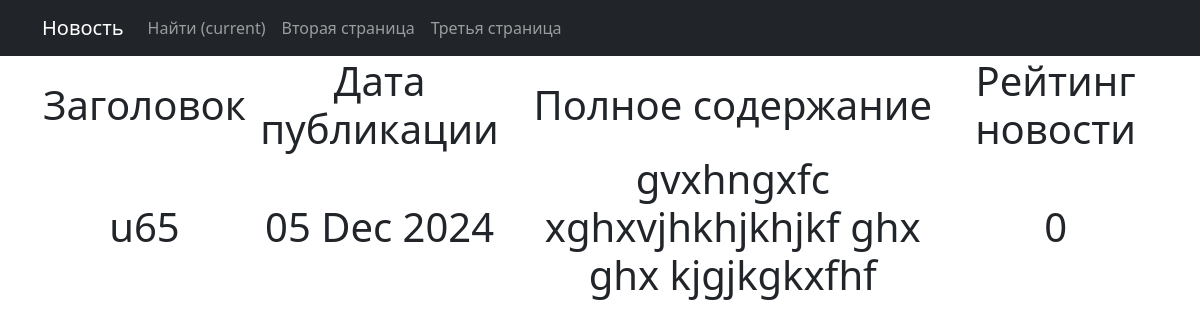
The app's page /news/20, older data.
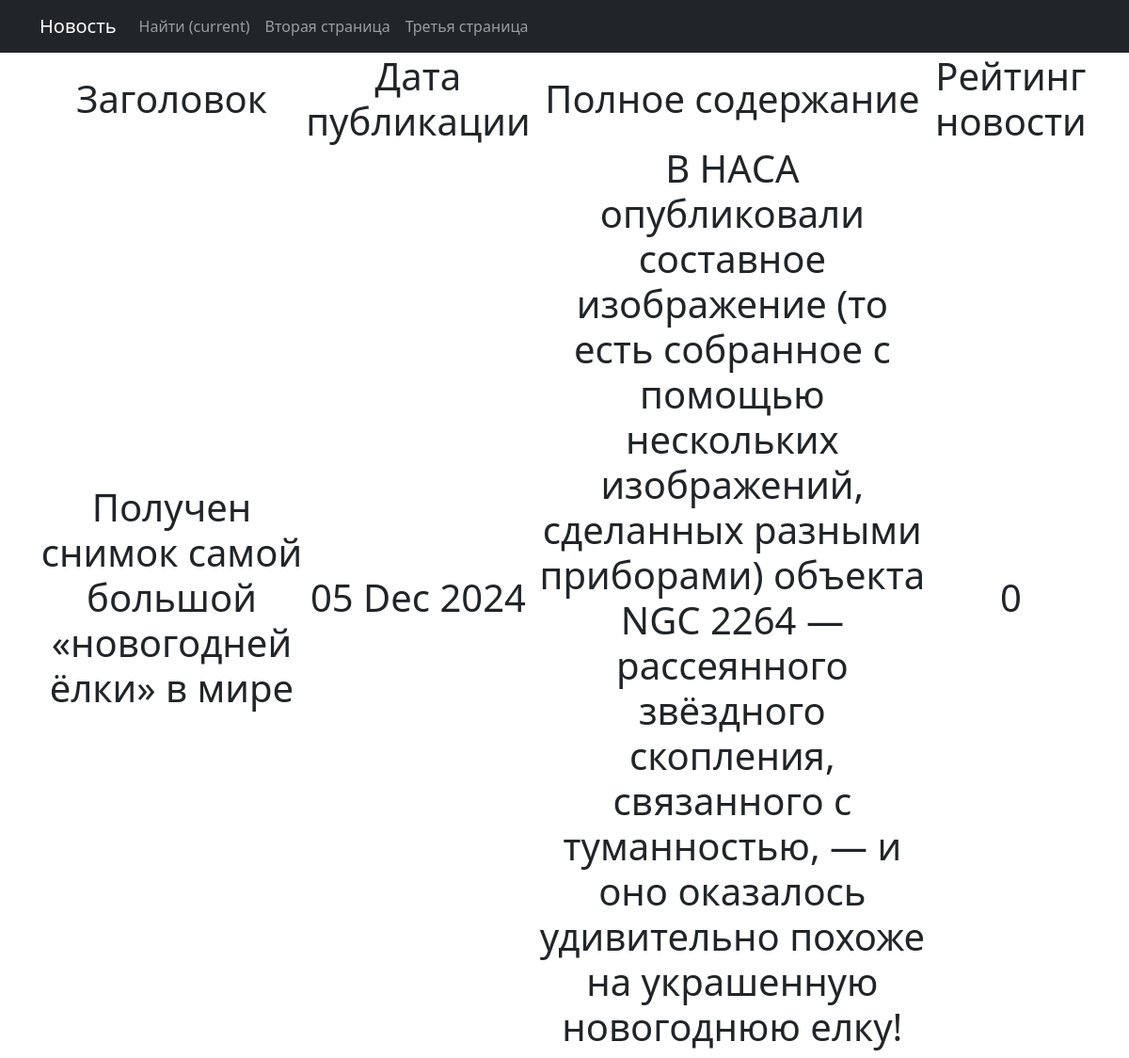
The same page, newer data.
### news/models.py (models this page shows, shortened)
class Post(models.Model):
    author = models.ForeignKey(Author, on_delete=models.CASCADE, related_name='posts')
    post_type = models.CharField(max_length=2, choices=CONTENT, default=news)
    post_time = models.DateTimeField(auto_now_add=True)
    category = models.ManyToManyField(Category, through='PostCategory')
    title = models.CharField(max_length=255)
    text = models.TextField()
    rating = models.IntegerField(default=0)

### news/views.py (the view)
# urls.py: path('<int:pk>', PostDetail.as_view(), name='post_detail'),
class PostDetail(DetailView):
    model = Post
    template_name = 'post.html'
    context_object_name = 'post'
    queryset = Post.objects.all()
    def get_object(self, *args, **kwargs):  # переопределяем метод получения объекта, как ни странно
        obj = cache.get(f'post-{self.kwargs["pk"]}',
                        None)  # кэш очень похож на словарь, и метод get действует так же. Он забирает значение по ключу, если его нет, то забирает None.
        if not obj:
            obj = super().get_object(queryset=self.queryset)
            cache.set(f'post-{self.kwargs["pk"]}', obj)
        return obj

### news/templatetags/censor_filter.py (called while the page is built)
@register.filter()
def censor(text):
    words = text.split()
    for i, word in enumerate(words):
        if word.lower().replace(',', '').replace('.', '').replace('!', '').replace('?', '') in CENSOR_WORDS:
            words[i] = word[0] + '*' * (len(word) - 1)
    return " ".join(words)

### templates/post.html
{% extends 'flatpages/default.html' %}
{% load censor_filter %}
{% block title %}
Новость
{% endblock title %}
{% block content %}
<h1>
    <table>
        <tr>
            <td>Заголовок</td>
            <td>Дата публикации</td>
            <td>Полное содержание</td>
            <td>Рейтинг новости</td>
        </tr>
        <tr>
            <td>{{ post.title|censor}}</td>
            <td>{{ post.post_time|date:'d M Y' }}</td>
            <td>{{ post.text|censor }}</td>
            <td>{{ post.rating }}</td>
        </tr>
    </table>
</h1>
{% endblock content %}

Row changes from the older to the newer data that the page shows:
changed Post: title|censor "u65" → "Получен снимок самой большой «новогодней ёлки» в мире"; text|censor "gvxhngxfc xghxvjhkhjkhjkf ghx ghx kjgjkgkxfhf" → "В НАСА опубликовали составное изображение (то есть собранное с помощью нескольких изображений, сделанных разными приборами) объекта NGC 2264 — рассеянного звёздного скопления, связанного с туманностью, — и оно оказалось удивительно похоже на украшенную новогоднюю елку!"
